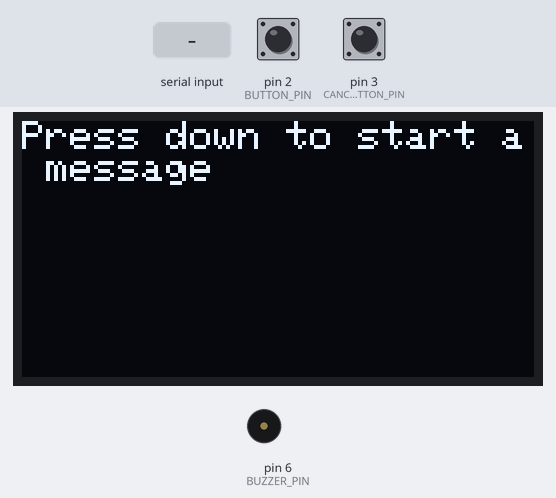
Bench run of a sketch on a simulated Arduino Uno, built with avr-gcc and run on an emulated ATmega328P. Parts: 128×64 one-colour display, buzzer (waves = sounding). Inputs (shaded band) come from the test bench; at power-on: pin 2 (BUTTON_PIN) HIGH, pin 3 (CANCEL_BUTTON_PIN) HIGH.

Above: at 1.2 s.
1.3 s: pin 2 (BUTTON_PIN) pulled LOW for 0.15 s
At 1.9 s:
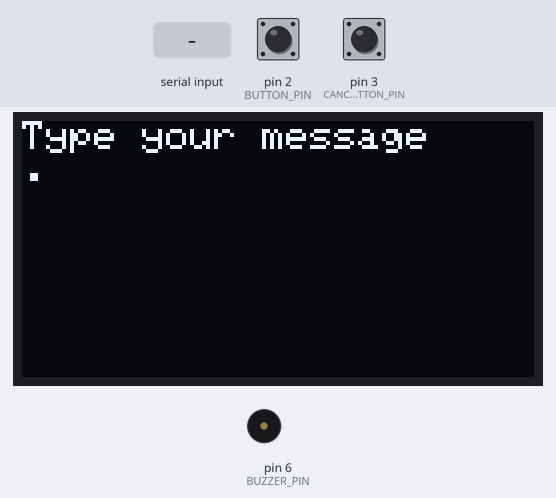
4.4 s: pin 3 (CANCEL_BUTTON_PIN) pulled LOW for 0.15 s
At 5.3 s:
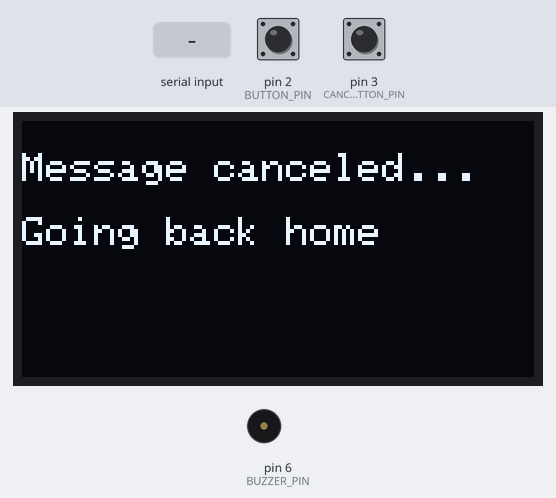
7.5 s: "S" received over the second serial link
At 8.7 s:
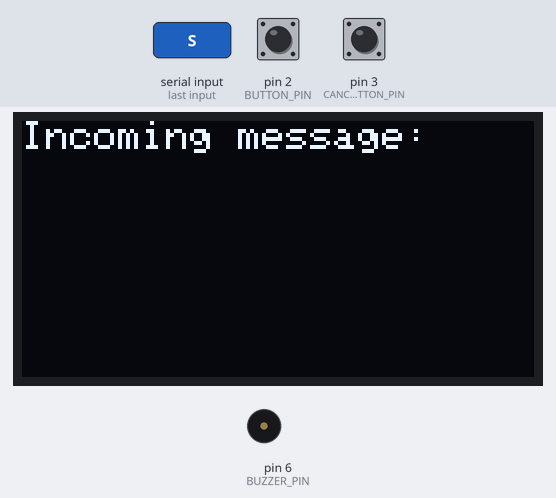
9.0 s: "|" received over the second serial link
At 9.9 s:
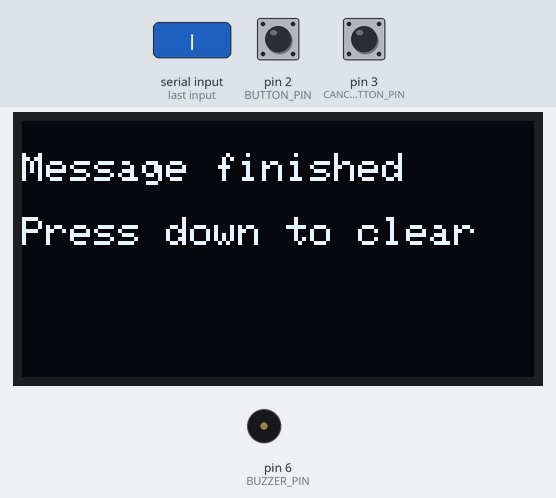
12.0 s: "X" received over the second serial link
At 13.4 s:
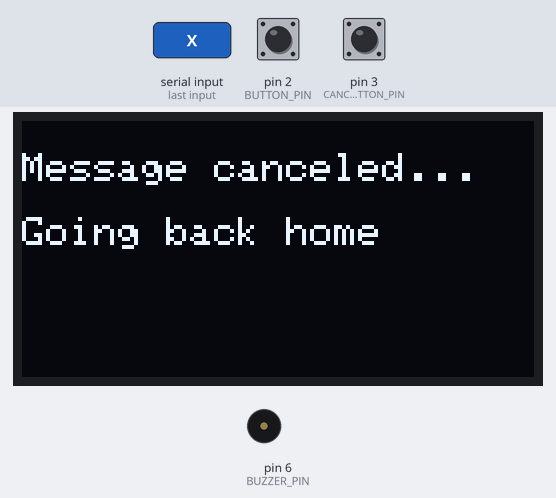
15.0 s: pin 2 (BUTTON_PIN) pulled LOW for 1 s
At 19.9 s:
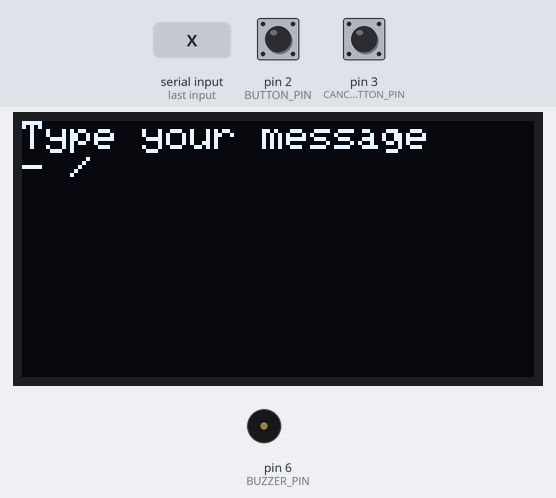
Timing chart, 0 to 21.4 s (numbered marks = the images above; inputs shaded):
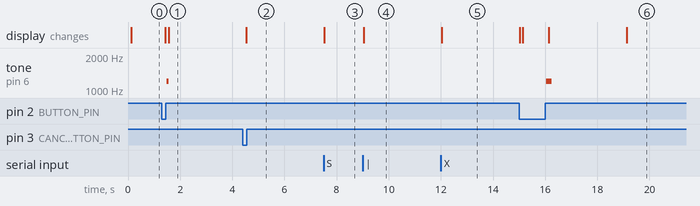

Measured:
- after the input at 1.3 s, tone on pin 6 (BUZZER_PIN): silent → 1200 Hz after 0.18 s, → silent 0.09 s later; the display: first changes after 0.13 s (image 1 shows a later state)
- after the input at 4.4 s, the display: changes after 0.13 s (image 2)
- after the input at 7.5 s, the display: changes at once (image 3)
- after the input at 9.0 s, the display: changes at once (image 4)
- after the input at 12.0 s, the display: changes at once (image 5)
- after the input at 15.0 s, tone on pin 6 (BUZZER_PIN): silent → 1200 Hz after 1.0 s, → silent 0.22 s later; the display: first differs from a run without the input after 0.13 s (image 6 shows a later state)

The sketch:

index.ino
```cpp
#include <Wire.h>
#include <Adafruit_GFX.h>
#include <Adafruit_SSD1306.h>
#include <SoftwareSerial.h>
#include <string.h>

#define SCREEN_WIDTH 128
#define SCREEN_HEIGHT 64
#define OLED_ADDR 0x3C

// ---------------- Pins ----------------
const int BUTTON_PIN = 2;         // send button
const int CANCEL_BUTTON_PIN = 3;  // cancel current send
const int BUZZER_PIN = 6;

// Board A D11 -> Board B D10
// Board B D11 -> Board A D10
const int LINK_RX_PIN = 10;
const int LINK_TX_PIN = 11;

// ---------------- Timing ----------------
const unsigned long DEBOUNCE_MS           = 25;
const unsigned long MIN_PRESS_MS          = 40;
const unsigned long DOT_DASH_THRESHOLD_MS = 250;

const unsigned long LETTER_GAP_MS   = 1000; // end of letter
const unsigned long WORD_GAP_MS     = 3000; // end of word
const unsigned long MESSAGE_END_MS  = 7000; // end of full message

const unsigned long OVERLAY_MS      = 3000;
const unsigned long RENDER_MS       = 100;

// ---------------- Morse storage ----------------
const int MESSAGE_MAX = 110;  // full committed message shown on screen
const int WORD_MAX    = 48;   // current word (hidden on receiver until complete)
const int LETTER_MAX  = 8;    // current letter in Morse

// ---------------- Buzzer ----------------
const int BEEP_FREQ = 1200;
const unsigned long DOT_BEEP_MS  = 90;
const unsigned long DASH_BEEP_MS = 220;

// ---------------- Objects ----------------
Adafruit_SSD1306 display(SCREEN_WIDTH, SCREEN_HEIGHT, &Wire, -1);
SoftwareSerial linkSerial(LINK_RX_PIN, LINK_TX_PIN); // RX, TX

// ---------------- State ----------------
enum Mode {
  MODE_IDLE,
  MODE_SENDING,
  MODE_RECEIVING,
  MODE_RX_DONE,
  MODE_WAIT_CLEAR
};

enum OverlayType {
  OVERLAY_NONE,
  OVERLAY_SENT,
  OVERLAY_RX_FINISHED,
  OVERLAY_CANCELED
};

Mode mode = MODE_IDLE;
OverlayType overlayType = OVERLAY_NONE;
unsigned long overlayUntil = 0;

char messageBuffer[MESSAGE_MAX + 1]; // completed visible message
char currentWord[WORD_MAX + 1];      // current word
char currentLetter[LETTER_MAX + 1];  // current letter

bool lastRawButton = HIGH;
bool stableButton = HIGH;
unsigned long lastDebounceTime = 0;
unsigned long pressStartTime = 0;

bool lastRawCancelButton = HIGH;
bool stableCancelButton = HIGH;
unsigned long lastCancelDebounceTime = 0;

unsigned long lastSymbolReleaseTime = 0;
bool hasMessageContent = false;
bool startTokenSent = false;
bool letterGapCommitted = false;
bool wordGapCommitted = false;

unsigned long lastRenderTime = 0;

// ---------------- Utility ----------------
void clearBuffers() {
  messageBuffer[0] = '\0';
  currentWord[0] = '\0';
  currentLetter[0] = '\0';
}

void clearSessionFlags() {
  hasMessageContent = false;
  startTokenSent = false;
  letterGapCommitted = false;
  wordGapCommitted = false;
  lastSymbolReleaseTime = 0;
}

bool overlayActive() {
  return millis() < overlayUntil;
}

void showOverlay(OverlayType t) {
  overlayType = t;
  overlayUntil = millis() + OVERLAY_MS;
}

void clearOverlay() {
  overlayType = OVERLAY_NONE;
  overlayUntil = 0;
}

void appendCharSafe(char* dest, int maxLen, char c) {
  int len = strlen(dest);
  if (len < maxLen) {
    dest[len] = c;
    dest[len + 1] = '\0';
  }
}

void appendTextSafe(char* dest, int maxLen, const char* src) {
  int len = strlen(dest);
  while (*src && len < maxLen) {
    dest[len++] = *src++;
  }
  dest[len] = '\0';
}

void beepForSymbol(char symbol) {
  if (symbol == '.') {
    tone(BUZZER_PIN, BEEP_FREQ, DOT_BEEP_MS);
  } else if (symbol == '-') {
    tone(BUZZER_PIN, BEEP_FREQ, DASH_BEEP_MS);
  }
}

void sendToken(char c) {
  linkSerial.write(c);
}

void forceIdleState() {
  clearBuffers();
  clearOverlay();
  clearSessionFlags();
  mode = MODE_IDLE;
}

// ---------------- Buffer builders ----------------
void finalizeCurrentLetterToWord() {
  if (currentLetter[0] == '\0') return;
  appendTextSafe(currentWord, WORD_MAX, currentLetter);
  appendCharSafe(currentWord, WORD_MAX, ' ');
  currentLetter[0] = '\0';
}

void appendCurrentWordToMessageWithSlash() {
  if (currentWord[0] == '\0') return;
  appendTextSafe(messageBuffer, MESSAGE_MAX, currentWord);
  appendTextSafe(messageBuffer, MESSAGE_MAX, "/ ");
  currentWord[0] = '\0';
}

void appendCurrentWordToMessageNoSlash() {
  if (currentWord[0] == '\0') return;
  appendTextSafe(messageBuffer, MESSAGE_MAX, currentWord);
  currentWord[0] = '\0';
}

// ---------------- Session control ----------------
void startSendingSession() {
  clearBuffers();
  clearOverlay();

  mode = MODE_SENDING;
  clearSessionFlags();
}

void finishSendingSession() {
  // Flush pending letter/word before ending
  if (currentLetter[0] != '\0') {
    finalizeCurrentLetterToWord();
    sendToken(' ');   // end letter
  }

  if (currentWord[0] != '\0') {
    appendCurrentWordToMessageNoSlash();
    sendToken('>');   // final word, no slash
  }

  sendToken('|');     // end of message

  mode = MODE_WAIT_CLEAR;
  showOverlay(OVERLAY_SENT);

  clearBuffers();
  clearSessionFlags();
}

void startReceivingSession() {
  clearBuffers();
  clearOverlay();
  clearSessionFlags();
  mode = MODE_RECEIVING;
}

void finishReceivingSession() {
  if (currentLetter[0] != '\0') {
    finalizeCurrentLetterToWord();
  }
  if (currentWord[0] != '\0') {
    appendCurrentWordToMessageNoSlash();
  }

  mode = MODE_RX_DONE;
  showOverlay(OVERLAY_RX_FINISHED);
}

void clearReceivedMessage() {
  sendToken('C');   // tell sender it may return to idle
  forceIdleState();
}

void cancelSendingSession() {
  if (mode != MODE_SENDING) return;

  // Only notify the other box if this message had already started
  if (startTokenSent) {
    sendToken('X');   // cancel token
  }

  forceIdleState();
  showOverlay(OVERLAY_CANCELED);
}

// ---------------- Incoming serial ----------------
// Tokens:
// 'S' = start message
// '.' '-' = Morse symbols
// ' ' = end of letter
// '/' = end of word
// '>' = flush final word without slash
// '|' = end of message
// 'C' = receiver cleared message
// 'X' = sender canceled current message
void handleIncomingToken(char token) {
  if (token == 'X') {
    // Sender canceled current message. Both sides return to idle.
    forceIdleState();
    showOverlay(OVERLAY_CANCELED);
    return;
  }

  if (token == 'C') {
    if (mode == MODE_WAIT_CLEAR) {
      forceIdleState();
    }
    return;
  }

  if (token == 'S') {
    if (mode == MODE_IDLE) {
      startReceivingSession();
    }
    return;
  }

  if (mode != MODE_RECEIVING) return;

  if (token == '.' || token == '-') {
    appendCharSafe(currentLetter, LETTER_MAX, token);
    beepForSymbol(token);
    return;
  }

  if (token == ' ') {
    finalizeCurrentLetterToWord();
    return;
  }

  if (token == '/') {
    finalizeCurrentLetterToWord();
    appendCurrentWordToMessageWithSlash();
    return;
  }

  if (token == '>') {
    finalizeCurrentLetterToWord();
    appendCurrentWordToMessageNoSlash();
    return;
  }

  if (token == '|') {
    finishReceivingSession();
    return;
  }
}

void processIncomingSerial() {
  while (linkSerial.available()) {
    char c = (char)linkSerial.read();
    handleIncomingToken(c);
  }
}

// ---------------- Button handling ----------------
void processCancelButton() {
  bool raw = digitalRead(CANCEL_BUTTON_PIN);

  if (raw != lastRawCancelButton) {
    lastCancelDebounceTime = millis();
    lastRawCancelButton = raw;
  }

  if ((millis() - lastCancelDebounceTime) <= DEBOUNCE_MS) return;

  if (raw != stableCancelButton) {
    stableCancelButton = raw;

    // Button pressed
    if (stableCancelButton == LOW) {
      if (mode == MODE_SENDING) {
        cancelSendingSession();
      }
    }
  }
}

void processButton() {
  bool raw = digitalRead(BUTTON_PIN);

  if (raw != lastRawButton) {
    lastDebounceTime = millis();
    lastRawButton = raw;
  }

  if ((millis() - lastDebounceTime) <= DEBOUNCE_MS) return;

  if (raw != stableButton) {
    stableButton = raw;

    // Button pressed
    if (stableButton == LOW) {
      if (overlayActive()) return;

      if (mode == MODE_RX_DONE) {
        clearReceivedMessage();
        return;
      }

      if (mode == MODE_RECEIVING || mode == MODE_WAIT_CLEAR) {
        return; // locked during incoming message or waiting for receiver clear
      }

      if (mode == MODE_IDLE) {
        startSendingSession();
      }

      if (mode == MODE_SENDING) {
        pressStartTime = millis();
      }
    }
    // Button released
    else {
      if (mode != MODE_SENDING) return;

      unsigned long pressDuration = millis() - pressStartTime;
      if (pressDuration < MIN_PRESS_MS) return;

      char symbol = (pressDuration < DOT_DASH_THRESHOLD_MS) ? '.' : '-';

      if (!startTokenSent) {
        sendToken('S');
        startTokenSent = true;
      }

      appendCharSafe(currentLetter, LETTER_MAX, symbol);
      sendToken(symbol);
      beepForSymbol(symbol);

      hasMessageContent = true;
      lastSymbolReleaseTime = millis();
      letterGapCommitted = false;
      wordGapCommitted = false;
    }
  }
}

// ---------------- Gap timing ----------------
void processSendingGapTimers() {
  if (mode != MODE_SENDING) return;
  if (stableButton == LOW) return; // still holding button
  if (!hasMessageContent) return;

  unsigned long gap = millis() - lastSymbolReleaseTime;

  if (!letterGapCommitted && currentLetter[0] != '\0' && gap >= LETTER_GAP_MS) {
    finalizeCurrentLetterToWord();
    sendToken(' ');
    letterGapCommitted = true;
  }

  if (!wordGapCommitted && currentWord[0] != '\0' && gap >= WORD_GAP_MS) {
    appendCurrentWordToMessageWithSlash();
    sendToken('/');
    wordGapCommitted = true;
  }

  if (gap >= MESSAGE_END_MS) {
    finishSendingSession();
  }
}

// ---------------- Display rendering ----------------
int bodyRow = 1;
int bodyCol = 0;

void beginBodyText() {
  bodyRow = 1;
  bodyCol = 0;
}

void drawBodyChar(char c) {
  if (bodyRow > 7) return;

  display.setCursor(bodyCol * 6, bodyRow * 8);
  display.write(c);

  bodyCol++;
  if (bodyCol >= 21) {
    bodyCol = 0;
    bodyRow++;
  }
}

void drawBodyText(const char* text) {
  for (int i = 0; text[i] != '\0'; i++) {
    drawBodyChar(text[i]);
  }
}

void drawOverlay() {
  display.clearDisplay();
  display.setTextSize(1);
  display.setTextColor(SSD1306_WHITE);

  if (overlayType == OVERLAY_SENT) {
    display.setCursor(0, 8);
    display.println(F("Message sent"));
    display.setCursor(0, 24);
    display.println(F("Receiver clears it"));
  } else if (overlayType == OVERLAY_RX_FINISHED) {
    display.setCursor(0, 8);
    display.println(F("Message finished"));
    display.setCursor(0, 24);
    display.println(F("Press down to clear"));
  } else if (overlayType == OVERLAY_CANCELED) {
    display.setCursor(0, 8);
    display.println(F("Message canceled..."));
    display.setCursor(0, 24);
    display.println(F("Going back home"));
  }

  display.display();
}

void renderDisplay() {
  if (millis() - lastRenderTime < RENDER_MS) return;
  lastRenderTime = millis();

  if (overlayActive()) {
    drawOverlay();
    return;
  }

  display.clearDisplay();
  display.setTextSize(1);
  display.setTextColor(SSD1306_WHITE);

  display.setCursor(0, 0);
  if (mode == MODE_IDLE) {
    display.println(F("Press down to start a message"));
  } else if (mode == MODE_SENDING) {
    display.println(F("Type your message"));
  } else if (mode == MODE_RECEIVING) {
    display.println(F("Incoming message:"));
  } else if (mode == MODE_RX_DONE) {
    display.println(F("Press down to clear"));
  } else if (mode == MODE_WAIT_CLEAR) {
    display.println(F("Message Sent..."));
  }

  beginBodyText();

  if (mode == MODE_SENDING) {
    drawBodyText(messageBuffer);
    drawBodyText(currentWord);
    drawBodyText(currentLetter);
  } else if (mode == MODE_RECEIVING || mode == MODE_RX_DONE) {
    drawBodyText(messageBuffer); // receiver only shows completed words
  } else if (mode == MODE_WAIT_CLEAR) {
    drawBodyText("Receiver is decoding.");
    bodyRow += 2;   // skip one blank line
    bodyCol = 0;
    drawBodyText("They will clear");
    bodyRow += 1;   // goto next line
    bodyCol = 0;
    drawBodyText("messages when");
    bodyRow += 1;   // goto next line
    bodyCol = 0;
    drawBodyText("finished");
  }

  display.display();
}

// ---------------- Setup / Loop ----------------
void setup() {
  pinMode(BUTTON_PIN, INPUT_PULLUP);
  pinMode(CANCEL_BUTTON_PIN, INPUT_PULLUP);
  pinMode(BUZZER_PIN, OUTPUT);

  Wire.begin();
  linkSerial.begin(9600);

  if (!display.begin(SSD1306_SWITCHCAPVCC, OLED_ADDR)) {
    while (true) {}
  }

  clearBuffers();
  clearOverlay();
  clearSessionFlags();

  display.clearDisplay();
  display.setTextSize(1);
  display.setTextColor(SSD1306_WHITE);
  display.setCursor(0, 0);
  display.println(F("Press down to send"));
  display.display();
}

void loop() {
  processIncomingSerial();
  processCancelButton();
  processButton();
  processSendingGapTimers();
  renderDisplay();
}
```
